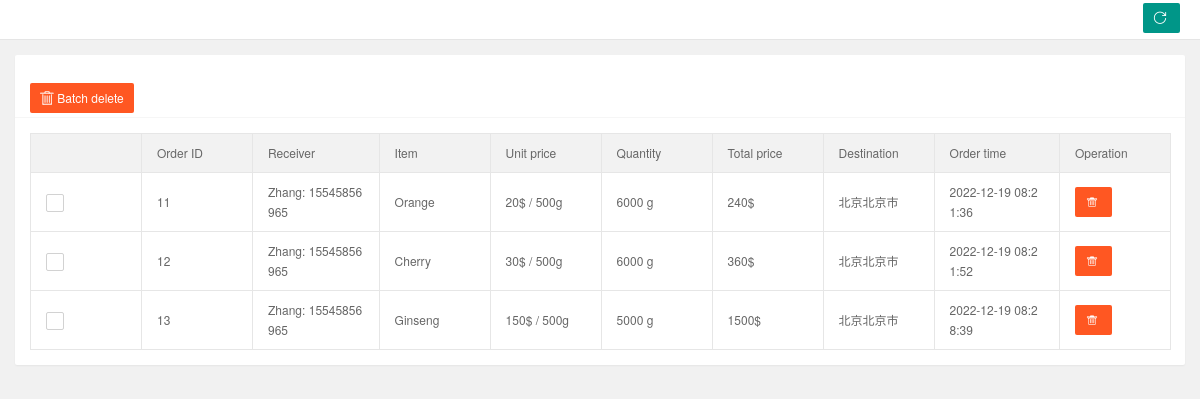
Page /orderAdmin on the committed database.
### app/models.py (models this page shows)
class User(db.Model):
    __tablename__ = 'user'
    id = db.Column(db.Integer, primary_key=True)
    username = db.Column(db.String(50))
    password = db.Column(db.String(50))
    phone = db.Column(db.String(50))
    name = db.Column(db.String(50))
    job = db.Column(db.Boolean())

class Item(db.Model):
    __tablename__ = 'item'
    id = db.Column(db.Integer, primary_key=True)
    item_name = db.Column(db.String(50))
    price = db.Column(db.Float)
    description = db.Column(db.String(500))
    image = db.Column(db.LargeBinary(length=5120))

class Order(db.Model):
    __tablename__ = 'order'
    id = db.Column(db.Integer, primary_key=True)
    user_id = db.Column(db.Integer)
    item_id = db.Column(db.Integer)
    time = db.Column(db.DateTime)
    number = db.Column(db.Integer)
    money = db.Column(db.Float)
    destination = db.Column(db.String(50))

### app/views.py (the view)
@app.route('/orderAdmin', methods=['GET', 'POST'])
def orderAdmin():
    order = db.session.query(Order.id, Order.user_id, Order.item_id, Order.money, Order.destination, Order.number,
                             Order.time, Item.price, Item.item_name, User.name, User.phone)\
        .join(Item, Order.item_id == Item.id).join(User, Order.user_id == User.id).all()
    order_list = []
    for i in order:
        price = i.number * 500
        a = i.time
        day = datetime(a.year, a.month, a.day, a.hour, a.minute, int(a.second))
        order_list.append([i, price, day])
    return render_template('orderAdmin.html', order=order_list)

### app/templates/orderAdmin.html (shortened to what this page needs)
<!DOCTYPE html>
<html lang="en" class="x-admin-sm">
<head>
    <link rel="stylesheet" href="../static/lib/X-admin/css/font.css">
    <link rel="stylesheet" href="../static/lib/X-admin/css/xadmin.css">
</head>
<body>
    <div class="x-nav">
        <a class="layui-btn layui-btn-small" style="line-height:1.6em;margin-top:3px;float:right" onclick="location.reload()" title="刷新">
            <i class="layui-icon layui-icon-refresh" style="line-height:30px"></i>
        </a>
    </div>
    <div class="layui-fluid">
        <div class="layui-row layui-col-space15">
            <div class="layui-col-md12">
                <div class="layui-card">
                    <div class="layui-card-body ">
                    </div>
                    <div class="layui-card-header">
                        <button class="layui-btn layui-btn-danger" onclick="delAll()">
                            <i class="iconfont">&#xe69d;</i>
                            Batch delete
                        </button>
                    </div>
                    <div class="layui-card-body layui-table-body layui-table-main">
                        <table class="layui-table layui-form " id="order-administration">
                            <thead>
                                <tr>
                                    <th></th>
                                    <th>Order ID</th>
                                    <th>Receiver</th>
                                    <th>Item</th>
                                    <th>Unit price</th>
                                    <th>Quantity</th>
                                    <th>Total price</th>
                                    <th>Destination</th>
                                    <th>Order time</th>
                                    <th>Operation</th>
                                </tr>
                            </thead>
                            <tbody>
                            {% for i in order %}
                                <tr id="{{ i[0].id }}">
                                    <td>
                                    </td>
                                    <td>{{ i[0].id }}</td>
                                    <td>{{ i[0].name }}: {{ i[0].phone }}</td>
                                    <td>{{ i[0].item_name }}</td>
                                    <td>{{ i[0].price }}$ / 500g</td>
                                    <td>{{ i[1] }} g</td>
                                    <td>{{ i[0].money }}$</td>
                                    <td>{{ i[0].destination }}</td>
                                    <td>{{ i[2] }}</td>
                                    <td class="td-manage">
                                        <a title="删除" class="layui-btn layui-btn-danger" onclick="member_del(this, {{ i[0].id }})" href="javascript:;" >
                                            <i class="layui-icon layui-font-red">&#xe640;</i>
                                        </a>
                                    </td>
                                </tr>
                            {% endfor %}
                            </tbody>
                        </table>
                    </div>
                </div>
            </div>
        </div>
    </div>
</body>
</html>

### rows in the picture
User: name "Zhang" "Zhang" "Zhang", phone "15545856965" "15545856965" "15545856965"
Item: item_name "Orange"
Order: destination "北京北京市"
Item: item_name "Cherry"
Order: money "360", destination "北京北京市"
Item: item_name "Ginseng"
Order: money "1500", destination "北京北京市"

### other values in the picture
{{ i[0].id }} "11" "12" "13"
{{ i[0].price }} "20" "30" "150"
{{ i[1] }} "6000" "6000" "5000"
{{ i[0].money }} "240"
{{ i[2] }} "2022-12-19 08:21:36" "2022-12-19 08:21:52" "2022-12-19 08:28:39"
